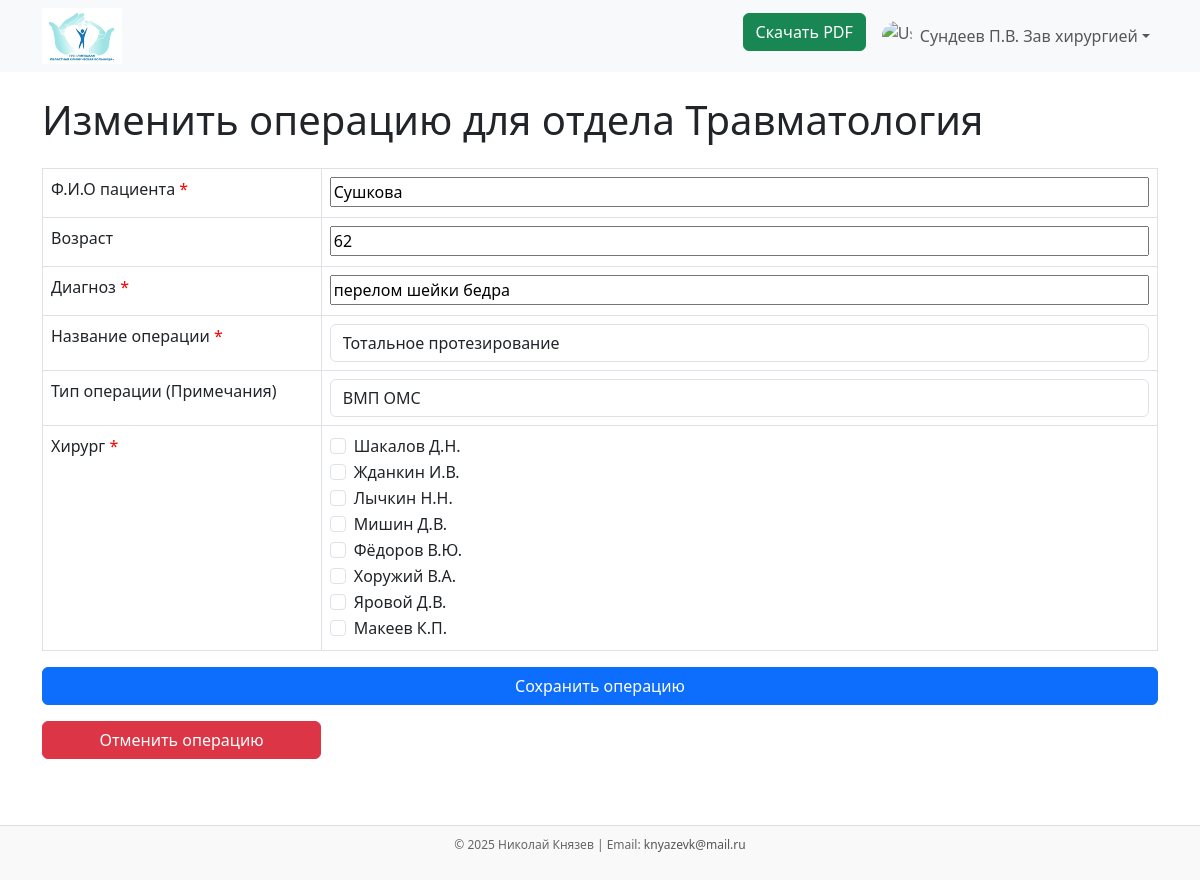
/surgery/137/edit/ (signed in), run on the app's committed database.
### backend/models.py (models this page shows, shortened)
class CustomUser(AbstractBaseUser, PermissionsMixin):
    username = models.CharField(unique=True, max_length=50)
    first_name = models.CharField(max_length=50)
    last_name = models.CharField(max_length=50)
    role = models.CharField(
        max_length=20,
        choices=(
            ("админ", "админ"),
            ("заведующий", "заведующий"),
        ),
        default="заведующий",
    )
    is_active = models.BooleanField(default=True)
    is_staff = models.BooleanField(default=True)
    branches = models.ManyToManyField(
        "Branch",
        related_name="heads",
        blank=True
    )
    groups = models.ManyToManyField(
        "auth.Group",
        related_name="customuser_set",
        blank=True,
        help_text="The groups this user belongs to.",
    )
    user_permissions = models.ManyToManyField(
        "auth.Permission",
        related_name="customuser_set",
        blank=True,
        help_text="Specific permissions for this user.",
    )
    objects = CustomUserManager()
    USERNAME_FIELD = "username"
    REQUIRED_FIELDS = ["first_name", "last_name"]
    class Meta:
        verbose_name = 'Пользователь (Заведующий)'
        verbose_name_plural = 'Пользователи (Заведующии)'

class Branch(models.Model):
    name = models.CharField(max_length=255, verbose_name='Название отдела')
    branch_choices = [(i, str(i)) for i in range(1, 20)]
    branch_number = models.IntegerField(verbose_name='Номер отдела', choices=branch_choices)
    class Meta:
        verbose_name = 'Отдел'
        verbose_name_plural = 'Отдели'

class Surgery(models.Model):
    seq_number = models.PositiveIntegerField(default=0)
    branch = models.ForeignKey(to=Branch, on_delete=models.CASCADE, related_name='surgeries', verbose_name='Oтдел')
    own_branch = models.ForeignKey(to=Branch, on_delete=models.CASCADE, related_name='own_branchs_surgeries', verbose_name="Древний Oтдел")
    full_name = models.CharField('Ф.И.О пациента', max_length=255)
    age = models.IntegerField(verbose_name='Возраст', null=True, blank=True)
    diagnost = models.CharField(verbose_name='Диагноз', max_length=255)
    surgery_name = models.ForeignKey(to=SurgeryName, on_delete=models.CASCADE, related_name='surgeries')
    surgery_type = models.ForeignKey(to=SurgeryType, on_delete=models.CASCADE, related_name='surgeries', null=True, blank=True)
    surgeons = models.ManyToManyField(to=Surgeon, related_name='surgeries')
    date_of_surgery = models.ForeignKey(to='SurgeryDay', on_delete=models.CASCADE, related_name='surgeries', verbose_name='Дата операции', null=True)
    class Meta:
        verbose_name = 'Операция'
        verbose_name_plural = 'Операции'

class SurgeryName(models.Model):
    surgery_name = models.CharField(max_length=255, verbose_name='Название oперация', unique=True)
    class Meta:
        verbose_name = 'Название операции'
        verbose_name_plural = 'Название операции'

class SurgeryType(models.Model):
    type_name = models.CharField(max_length=255, verbose_name='Название типа oперация', unique=True)
    class Meta:
        verbose_name = 'Тип операции (Примечания)'
        verbose_name_plural = 'Тип операции (Примечания)'

class Surgeon(models.Model):
    full_name = models.CharField(unique=True, max_length=255, verbose_name='Ф.И.О Хирурга')
    branch = models.ForeignKey(to="Branch", on_delete=models.CASCADE, related_name='surgeons', verbose_name="Отделение", null=True)
    class Meta:
        verbose_name = 'Хирург'
        verbose_name_plural = 'Хирурги'

### backend/views.py (the view)
# urls.py: path('surgery/<int:surgery_id>/edit/', edit_surgery, name='edit_surgery'),
def edit_surgery(request: HttpRequest, surgery_id: int):
    surgery = get_object_or_404(Surgery, id=surgery_id)
    branch = Branch.objects.get(pk=surgery.branch.pk)
    if request.method == 'POST':
        form = SurgeryEditForm(request.POST, instance=surgery)
        if form.is_valid():
            form.save()
            return redirect('home')
    else:
        form = SurgeryEditForm(instance=surgery)
    context = {
        'form': form,
        'surgery': surgery,
        'surgeons': Surgeon.objects.filter(branch=branch),
        'branch': branch,
    }
    return render(request, 'edit_surgery.html', context)

### backend/forms.py (shortened to what this page needs)
class SurgeryEditForm(forms.Form):
    full_name = forms.CharField(max_length=255, required=True)
    age = forms.IntegerField(required=False)
    diagnost = forms.CharField(max_length=255, required=True)
    surgery_name = forms.CharField(max_length=255, required=True)
    surgery_type = forms.CharField(max_length=255, required=False)
    surgeons = forms.ModelMultipleChoiceField(
        queryset=Surgeon.objects.all(),
        widget=forms.CheckboxSelectMultiple,
        required=True,
    )
    def __init__(self, *args, instance: Surgery = None, **kwargs):
        super().__init__(*args, **kwargs)
        self.instance = instance
        if instance and isinstance(instance, Surgery):
            self.fields['full_name'].initial = instance.full_name
            self.fields['age'].initial = instance.age
            self.fields['diagnost'].initial = instance.diagnost
            self.fields['surgery_name'].initial = instance.surgery_name.surgery_name
            self.fields['surgery_type'].initial = instance.surgery_type.type_name
            self.fields['surgeons'].initial = instance.surgeons.all()

### templates/edit_surgery.html (shortened to what this page needs)
{% extends "base.html" %}
{% load static %}
{% block edit_surgery %}
<div class="container mt-4">
    <h1 class="mb-4">Изменить операцию для отдела {{ branch.name }}</h1>
    <form method="post">
        <table class="table table-bordered">
            <tbody>
                <tr>
                    <td class="w-25">
                        <label for="full_name" class="form-label">Ф.И.О пациента<span class="text-red"> * </span></label>
                    </td>
                    <td>
                        {{ form.full_name }}
                    </td>
                </tr>
                <tr>
                    <td>
                        <label for="age" class="form-label">Возраст</label>
                    </td>
                    <td>
                        {{ form.age }}
                    </td>
                </tr>
                <tr>
                    <td>
                        <label for="diagnost" class="form-label">Диагноз<span class="text-red"> * </span></label>
                    </td>
                    <td>
                        {{ form.diagnost }}
                    </td>
                </tr>
                <tr>
                    <td>
                        <label for="surgery_name" class="form-label">Название операции<span class="text-red"> * </span></label>
                    </td>
                    <td>
                        <input type="text" name="surgery_name" id="surgery_name" class="form-control" placeholder="Введите название операции" required autocomplete="off" value="{{ form.surgery_name.value }}">
                    </td>
                </tr>
                <tr>
                    <td>
                        <label for="surgery_type" class="form-label">Тип операции (Примечания)</label>
                    </td>
                    <td>
                        <input type="text" name="surgery_type" id="surgery_type" class="form-control" placeholder="Введите тип операции" autocomplete="off" value="{{ form.surgery_type.value }}">
                    </td>
                </tr>
                <tr>
                    <td>
                        <label for="surgeon" class="form-label">Хирург<span class="text-red"> * </span></label>
                    </td>
                    <td>
                        {% for surgeon in surgeons %}
                            <div class="form-check">
                                <input class="form-check-input" type="checkbox" name="surgeons" id="surgeon_{{ surgeon.id }}" value="{{ surgeon.id }}">
                                <label class="form-check-label" for="surgeon_{{ surgeon.id }}">
                                    {{ surgeon.full_name }}
                                </label>
                            </div>
                        {% endfor %}
                    </td>
                </tr>
            </tbody>
        </table>
        <div class="row">
            <div class="col">
                <button type="submit" class="btn btn-primary w-100">Сохранить операцию</button>
                <a href="/" class="btn btn-danger w-25 my-3">Отменить операцию</a>
            </div>
        </div>
    </form>
</div>
{% endblock edit_surgery %}

### templates/header.html (shortened to what this page needs)
{% load static %}
<nav class="navbar navbar-expand-lg navbar-light bg-light">
    <div class="container">
        <a class="navbar-brand d-flex py-0 h-100" href="/"><img width="80" src="{% static "images/logo.png" %}"></img></a>
        <div class="collapse navbar-collapse" id="navbarNav">
            <ul class="navbar-nav ms-auto">
                <li class="nav-item me-2">
                    <a class="btn btn-success" href="{% url 'download_pdf' %}?date={{ day.date|date:'Y-m-d' }}">Скачать PDF</a>
                </li>
                {% if user.is_authenticated %}
                    <li class="nav-item dropdown">
                        <a
                            class="nav-link dropdown-toggle d-flex align-items-center"
                            href="#"
                            id="userMenu"
                            role="button"
                            data-bs-toggle="dropdown"
                            aria-expanded="false">
                            <img
                                src="https://cdn-icons-png.flaticon.com/512/847/847969.png"
                                alt="User Icon"
                                width="30"
                                height="30"
                                class="rounded-circle me-2">
                            {{ user.first_name }} {{ user.last_name }}
                        </a>
                    </li>
                {% else %}
                    <li class="nav-item">
                        <a class="btn btn-primary" href="{% url 'login' %}">Вход</a>
                    </li>
                {% endif %}
            </ul>
        </div>
    </div>
</nav>

### staticfiles/css/style.css (style rules this page uses)
td input { width: 100%; }
.text-red { color: red; }

### data on the page
CustomUser: first_name "Сундеев П.В.", last_name "Зав хирургией"
Branch: name "Травматология"
Surgery: full_name "Сушкова", age "62", diagnost "перелом шейки бедра"
SurgeryName: surgery_name "Тотальное протезирование"
SurgeryType: surgery_type "ВМП ОМС"
Surgeon: full_name "Шакалов Д.Н."
Surgeon: full_name "Жданкин И.В."
Surgeon: full_name "Лычкин Н.Н."
Surgeon: full_name "Мишин Д.В."
Surgeon: full_name "Фёдоров В.Ю."
Surgeon: full_name "Хоружий В.А."
Surgeon: full_name "Яровой Д.В."
Surgeon: full_name "Макеев К.П."
